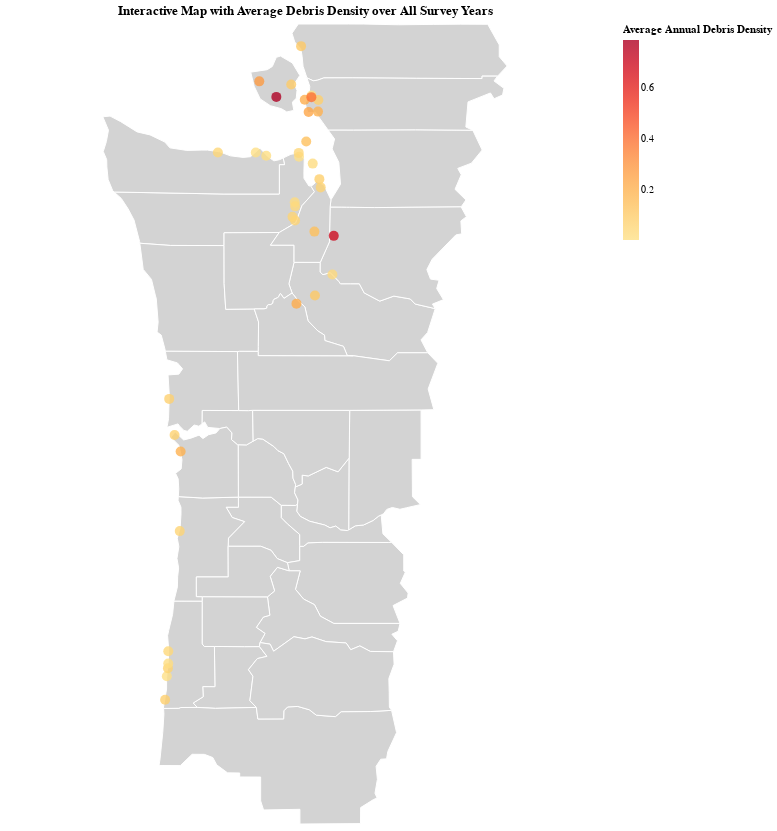

Notebook source saved alongside this figure:
### Code cell
background = alt.Chart(gdf).mark_geoshape(
    fill='lightgray',
    stroke='white'
).properties(
    width=600,
    height=800
)

#selectYear = alt.selection_single(
#    name='Select', # name the selection 'Select'
    #fields=['year'], # limit selection to the Major_Genre field
    #init={'year': 2017}, # use first genre entry as initial value
    #bind=alt.binding_select(options=[2017, 2018, 2019, 2020, 2021]) # bind to a menu of unique genre values
#)

selection = alt.selection_multi(fields=['avg_debris_density'], bind='legend') 

points = alt.Chart(df_filtered).mark_circle(opacity = 0.8).encode(
    longitude='beach_longitude:Q',
    latitude='beach_latitude:Q',
    color=alt.Color('average(avg_debris_density):Q', scale=alt.Scale(scheme='yelloworangered'), legend=alt.Legend(title='Average Annual Debris Density')),
    #opacity=alt.condition(selectYear, alt.value(1), alt.value(0)),
    size=alt.value(100),
    tooltip=['beach_name:N','average(avg_debris_density):Q', 'beach_length:O', 'beach_width:N', 'sum(total_debris_count):Q']
).properties( title= 'Interactive Map with Average Debris Density over All Survey Years',
    width=1000,
    height=800
).add_selection(
    selection
#). add_selection(
#    selectYear
)



map=alt.layer(background,points)
map
